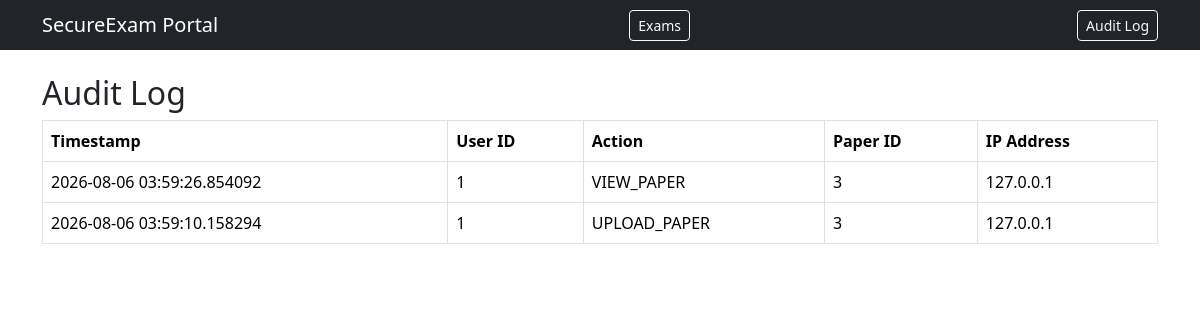
The page /audit-log on the database its author committed.
### app/models.py (models this page shows)
class AuditLog(db.Model):
    id = db.Column(db.Integer, primary_key=True)
    user_id = db.Column(db.Integer, db.ForeignKey('user.id'))
    action = db.Column(db.String(50))
    paper_id = db.Column(db.Integer, db.ForeignKey('paper.id'))
    ip_address = db.Column(db.String(45))
    timestamp = db.Column(db.DateTime, default=datetime.utcnow)

### app/exams/routes.py (the view)
@exams_bp.route('/audit-log')
def audit_log():
    logs = AuditLog.query.order_by(AuditLog.timestamp.desc()).all()
    return render_template('audit_log.html', logs=logs)

### app/templates/audit_log.html
{% extends "base.html" %}
{% block content %}
<h2>Audit Log</h2>
<table class="table table-bordered">
  <thead><tr><th>Timestamp</th><th>User ID</th><th>Action</th><th>Paper ID</th><th>IP Address</th></tr></thead>
  <tbody>
    {% for entry in logs %}
    <tr>
      <td>{{ entry.timestamp }}</td>
      <td>{{ entry.user_id }}</td>
      <td>{{ entry.action }}</td>
      <td>{{ entry.paper_id }}</td>
      <td>{{ entry.ip_address }}</td>
    </tr>
    {% endfor %}
  </tbody>
</table>
{% endblock %}

### rows shown on the page
AuditLog: timestamp "2026-08-06 03:59:26.854092", user_id "1", action "VIEW_PAPER", paper_id "3", ip_address "127.0.0.1"
AuditLog: timestamp "2026-08-06 03:59:10.158294", user_id "1", action "UPLOAD_PAPER", paper_id "3", ip_address "127.0.0.1"
